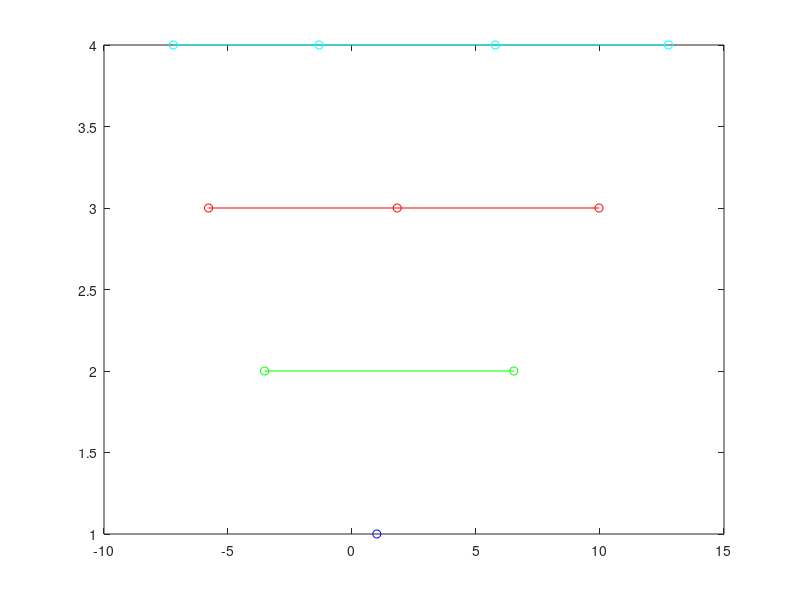

This figure's MATLAB source:
A = [1 5 0 0; 5 2 6 0;0 6 3 7; 0 0 7 4] ;
X1 = eig(A(1,1));
Y1 = [1];
X2 = eig(A(1:2,1:2));
Y2 = [2; 2];
X3 = eig(A(1:3,1:3));
Y3 = [3; 3; 3];
X4 = eig(A);
Y4 = [4; 4; 4; 4];
plot(X1, Y1, 'bo-' , X2, Y2, 'go-' , X3, Y3, 'ro-' , X4, Y4, 'co-');